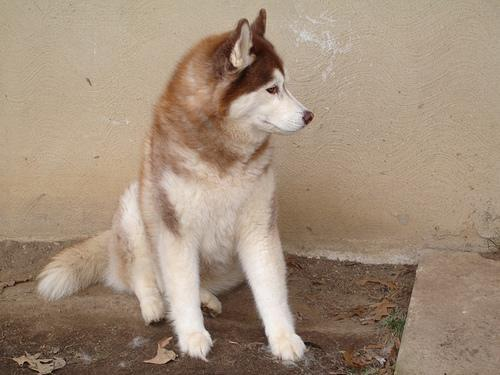
#> input picture img/dog.png, 500 x 375 px
$ jupyter execute --allow-errors 01_segmentation_basics.ipynb
#> lines starting #> are read from the running program, lines starting #| are printed output that depends on the picture; after the words box and inside, x2 and y2 are one past the last pixel; in counts of white or black regions, pixels touching at a corner belong together
# 01 · Les bases de la segmentation d'images

**Segmenter une image**, c'est donner une étiquette à chaque pixel : « animal », « fond », « route »…

Dans ce notebook, on découvre 3 méthodes, de la plus simple à la plus puissante :
1. **Le seuillage** : séparer les pixels clairs des pixels sombres
2. **Les contours** (Canny) : trouver les frontières entre les objets
3. **K-means** : regrouper les pixels par couleur

Et pour finir, un aperçu de ce que fait un **réseau de neurones** (YOLO).

**Prérequis :** Python et NumPy de base.

## 0. Préparation

[cell 1]
import cv2
import numpy as np
import matplotlib.pyplot as plt


def afficher(images, titres):
    # Affiche plusieurs images côte à côte
    fig, axes = plt.subplots(1, len(images), figsize=(5 * len(images), 5))
    for ax, img, titre in zip(axes, images, titres):
        ax.imshow(img, cmap="gray")
        ax.set_title(titre)
        ax.axis("off")
    plt.show()

## 1. Charger une image

OpenCV lit les images en **BGR** (Bleu, Vert, Rouge), alors que matplotlib attend du **RGB**. On convertit donc.

[cell 2]
img_bgr = cv2.imread("../../img/dog.png")
#> img_bgr is the input picture: shape (375, 500, 3); mean B, G, R 122.5, 142, 162
img_rgb = cv2.cvtColor(img_bgr, cv2.COLOR_BGR2RGB)
gris = cv2.cvtColor(img_bgr, cv2.COLOR_BGR2GRAY)
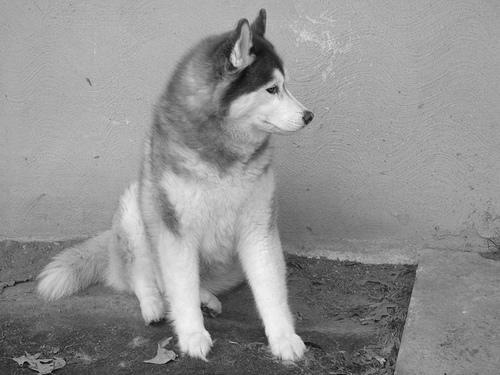
#> gris: shape (375, 500); min 3, max 245, mean 145.7

print("Couleur :", img_rgb.shape, "  Gris :", gris.shape)
#| Couleur : (375, 500, 3)   Gris : (375, 500)
afficher([img_rgb, gris], ["Couleur", "Niveaux de gris"])
#> the loop in afficher, `for ax, img, titre in zip(axes, images, titres):` made 2 passes
#> titre on passes 1 to 2: 'Couleur', 'Niveaux de gris'
#> in afficher, `plt.show()`:
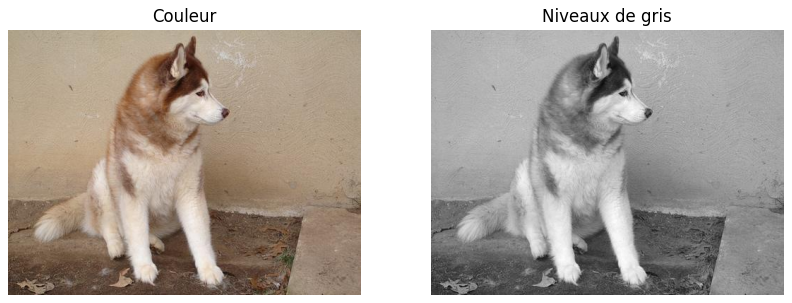
#> figure drawn by matplotlib, 2 panels

## 2. Le seuillage

L'idée la plus simple : on choisit un **seuil** (ici 127).
- pixel > 127 → blanc (255)
- pixel ≤ 127 → noir (0)

On obtient une image **binaire** : 2 classes seulement.

[cell 3]
_, binaire = cv2.threshold(gris, 127, 255, cv2.THRESH_BINARY)
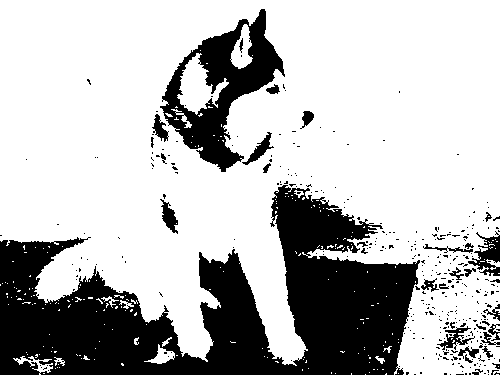
#> binaire: shape (375, 500); 72.7% white; 353 black regions (321 under 20 px), largest, box (x1, y1, x2, y2) and area: (0, 185, 420, 375) 39718, (160, 9, 285, 172) 7319, (468, 231, 500, 276) 660

# Otsu choisit le seuil automatiquement à partir de l'histogramme
seuil_otsu, binaire_otsu = cv2.threshold(gris, 0, 255, cv2.THRESH_BINARY + cv2.THRESH_OTSU)
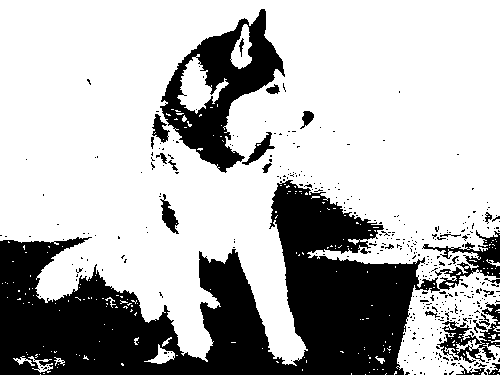
#> binaire_otsu: shape (375, 500); 70.9% white; 387 black regions (362 under 20 px), largest, box (x1, y1, x2, y2) and area: (0, 180, 500, 375) 42488, (160, 9, 285, 173) 7662, (437, 302, 500, 363) 1274
#> seuil_otsu = 130

afficher([binaire, binaire_otsu], ["Seuil = 127", f"Otsu (seuil = {seuil_otsu:.0f})"])
#> the loop in afficher (call 2), `for ax, img, titre in zip(axes, images, titres):` made 2 passes
#> titre on passes 1 to 2: 'Seuil = 127', 'Otsu (seuil = 130)'

**Limite :** le seuillage ne regarde que la luminosité. Un animal sombre sur un fond sombre ne sera pas séparé.

## 3. Les contours (Canny)

Au lieu de classer les pixels, on cherche les **frontières** : les endroits où la luminosité change brusquement.

On applique d'abord un **flou** pour enlever le bruit, sinon chaque petit détail devient un contour.

[cell 4]
flou = cv2.GaussianBlur(gris, (3, 3), 0)
contours = cv2.Canny(flou, 50, 150)   # 50 et 150 : seuils bas et haut
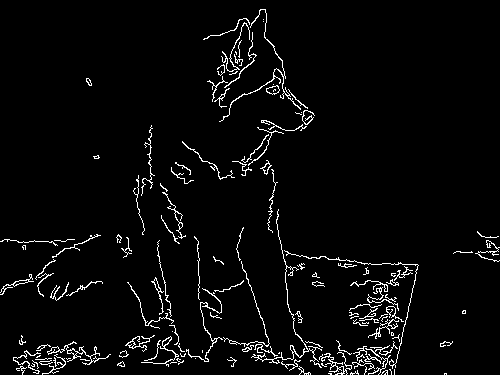
#> contours: shape (375, 500); 3.7% white in thin lines or dots

afficher([flou, contours], ["Flou gaussien", "Contours de Canny"])

**Limite :** on obtient des lignes, pas des régions. Le contour n'est pas toujours fermé.

## 4. K-means : regrouper les pixels par couleur

Chaque pixel est un point `(B, V, R)` dans l'espace des couleurs.
K-means les range en **K groupes** de couleurs proches, puis remplace chaque pixel par la couleur moyenne de son groupe.

[cell 5]
image = cv2.imread("../../img/dog_cat.png")
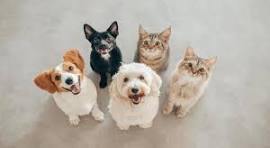
#> input picture img/dog_cat.png, 270 x 148 px
#> image is the input picture: shape (148, 270, 3); mean B, G, R 164.4, 174.1, 181.5

# Une ligne par pixel, 3 colonnes (B, V, R)
pixels = np.float32(image.reshape(-1, 3))

K = 5
criteres = (cv2.TERM_CRITERIA_EPS + cv2.TERM_CRITERIA_MAX_ITER, 100, 0.2)
_, labels, centres = cv2.kmeans(pixels, K, None, criteres, 10, cv2.KMEANS_PP_CENTERS)
#> centres = [[194.1, 200.1, 202.1], [130.5, 147.3, 165.4], [37.29, 37.5, 32.13], [170.5, 180.5, 187.1], [79.7, 98.16, 124.9]]

print("labels :", labels.shape, "-> le numéro de groupe de chaque pixel")
#| labels : (39960, 1) -> le numéro de groupe de chaque pixel
print("centres :", centres.shape, "-> la couleur moyenne de chaque groupe")
#| centres : (5, 3) -> la couleur moyenne de chaque groupe

### L'astuce pour reconstruire l'image

`centres[labels]` remplace chaque numéro de groupe par la couleur correspondante. Petit exemple :

[cell 6]
couleurs = np.array([10, 20, 30])
groupes = np.array([0, 0, 2, 1])
couleurs[groupes]   # -> [10, 10, 30, 20]

[cell 7]
segmentee = np.uint8(centres)[labels.flatten()].reshape(image.shape)
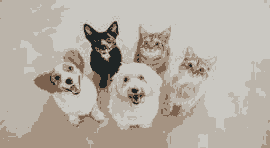
#> segmentee: shape (148, 270, 3); mean B, G, R 164, 173.8, 181.3

afficher([cv2.cvtColor(image, cv2.COLOR_BGR2RGB), cv2.cvtColor(segmentee, cv2.COLOR_BGR2RGB)],
         ["Originale", f"K-means (K = {K})"])
#> the loop in afficher (call 4), `for ax, img, titre in zip(axes, images, titres):` made 2 passes
#> titre on passes 1 to 2: 'Originale', 'K-means (K = 5)'
#> in afficher (call 4), `plt.show()`:
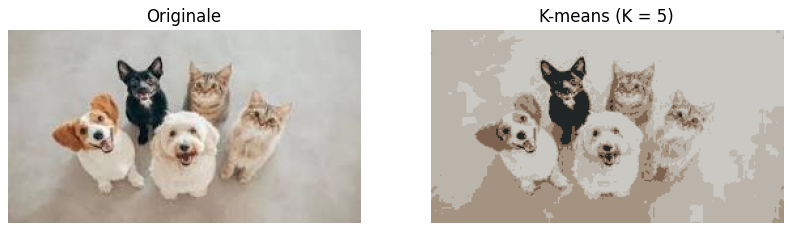
#> figure drawn by matplotlib, 2 panels
